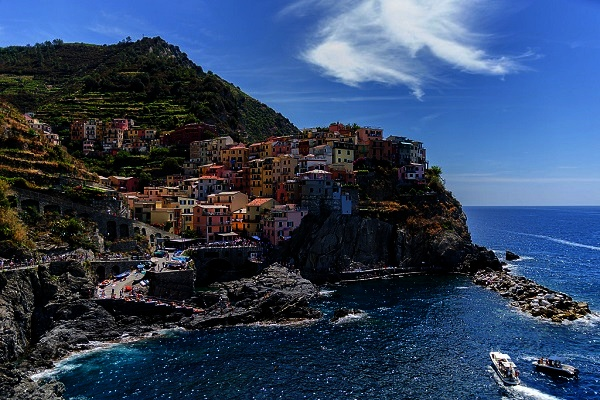
#> input picture gamma_transformed2.2.jpg, 600 x 400 px
$ python translation1.py
#> lines starting #> are read from the running program, lines starting #| are printed output that depends on the picture
import cv2
import numpy as np
import matplotlib.pyplot as plt

img = cv2.imread('gamma_transformed2.2.jpg')
#> img is the input picture: shape (400, 600, 3); mean B, G, R 95.5, 67.3, 49.5
rows, cols, _ = img.shape
#> rows = 400; cols = 600

M_left = np.float32([[1, 0, -50], [0, 1, 0]])
M_right = np.float32([[1, 0, 50], [0, 1, 0]])
M_top = np.float32([[1, 0, 0], [0, 1, 50]])
M_bottom = np.float32([[1, 0, 0], [0, 1, -50]])

img_left = cv2.warpAffine(img, M_left, (cols, rows))
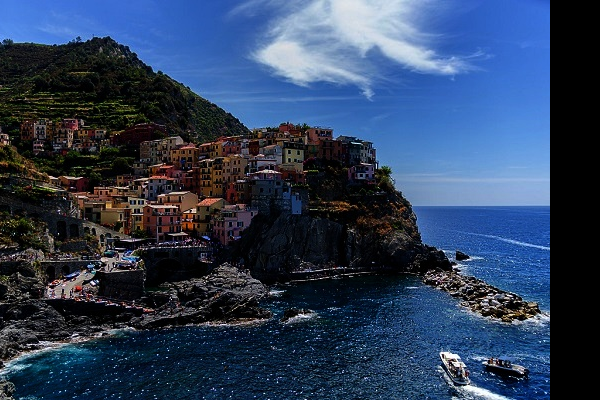
#> img_left: shape (400, 600, 3); mean B, G, R 91, 63.1, 45.6
img_right = cv2.warpAffine(img, M_right, (cols, rows))
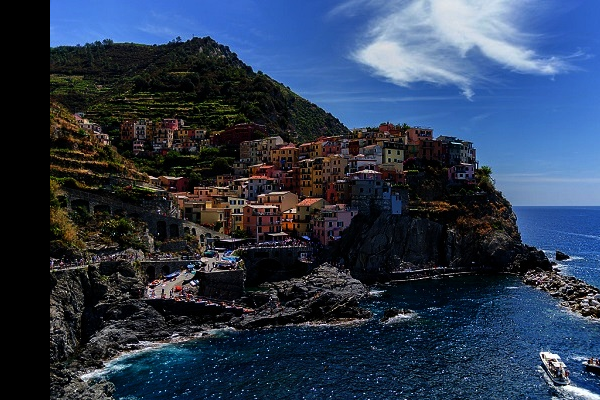
#> img_right: shape (400, 600, 3); mean B, G, R 80.8, 58.4, 44.3
img_top = cv2.warpAffine(img, M_top, (cols, rows))
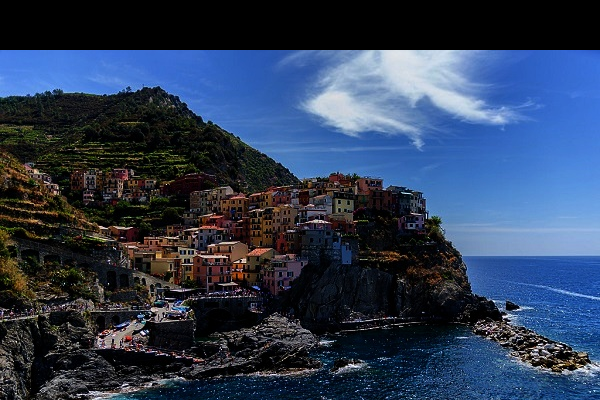
#> img_top: shape (400, 600, 3); mean B, G, R 85.9, 60.8, 45.7
img_bottom = cv2.warpAffine(img, M_bottom, (cols, rows))
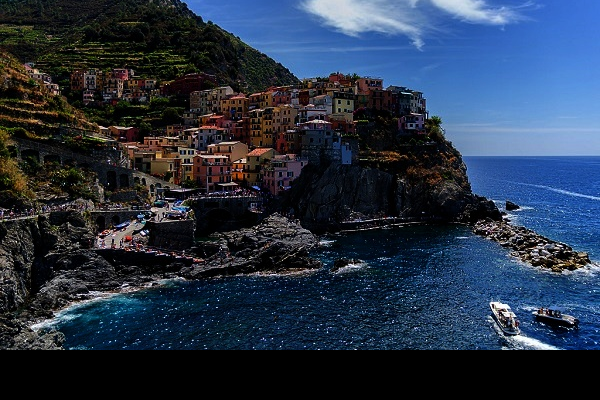
#> img_bottom: shape (400, 600, 3); mean B, G, R 70.6, 51.5, 38.8

plt.subplot(221), plt.imshow(img_left), plt.title('Left')
plt.subplot(222), plt.imshow(img_right), plt.title('Right')
plt.subplot(223), plt.imshow(img_top), plt.title('Top')
plt.subplot(224), plt.imshow(img_bottom), plt.title('Bottom')
plt.show()
#> figure, not shown here; B, G, R data is drawn as R, G, B
